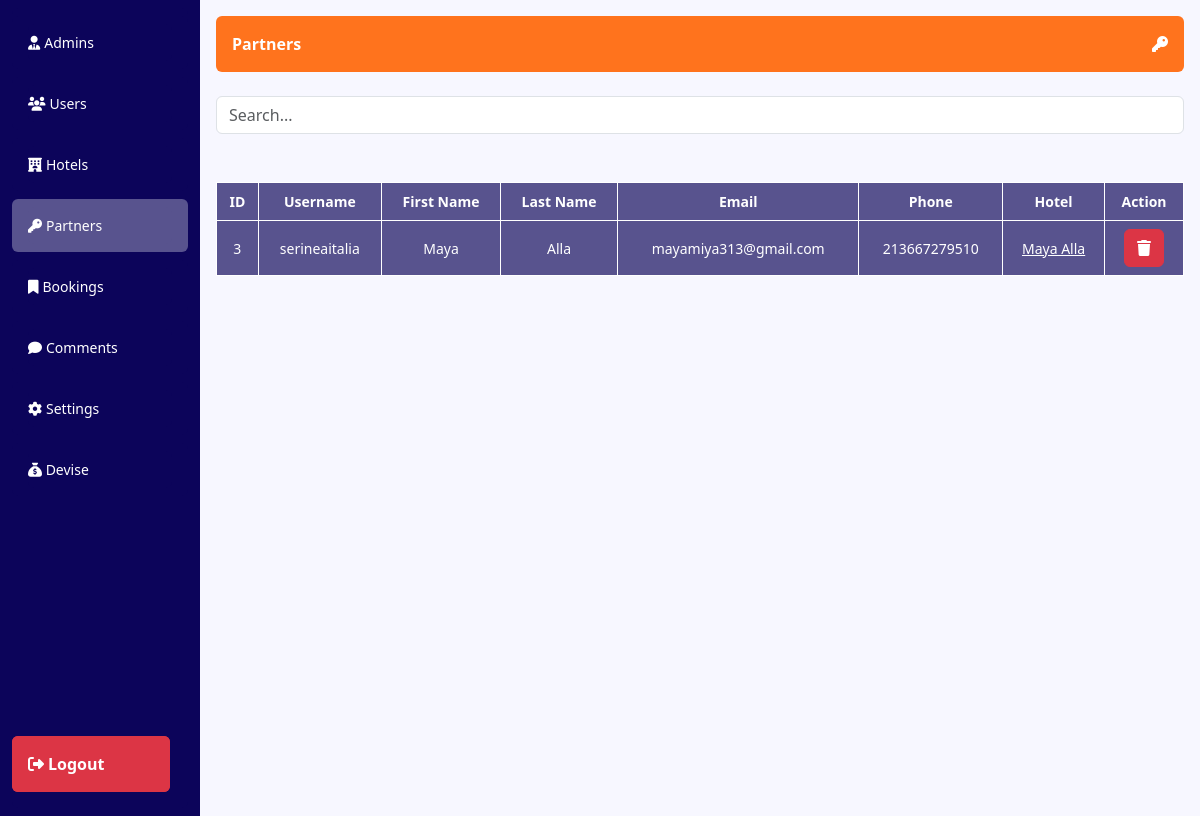
/admin/partners.php (signed in), run on the app's committed database.
### tables this page shows
CREATE TABLE `partner` (
  `id` int(11) NOT NULL,
  `first_name` varchar(255) DEFAULT NULL,
  `last_name` varchar(255) DEFAULT NULL,
  `email` varchar(255) DEFAULT NULL,
  `password` varchar(255) DEFAULT NULL,
  `username` varchar(255) DEFAULT NULL,
  `phone` varchar(255) DEFAULT NULL
);

CREATE TABLE `hotel` (
  `id` int(11) NOT NULL,
  `name` varchar(255) NOT NULL,
  `adresse` varchar(1023) NOT NULL,
  `phone` varchar(50) NOT NULL,
  `email` varchar(50) NOT NULL,
  `countries_id` int(11) NOT NULL,
  `id_state` int(11) NOT NULL,
  `nbrcomment` int(11) DEFAULT NULL,
  `nbrstar` int(11) DEFAULT NULL
);

### admin/partners.php (the view, shortened to what this page needs)
<?php
include("../db.php");
$sql = 'select * from partner';
$rslt = mysqli_query($conn, $sql);
?>
<!DOCTYPE html>
<html lang="en">
<head>
    <link href="../css/bootstrap.css" rel="stylesheet">
    <link rel="stylesheet" href="https://cdnjs.cloudflare.com/ajax/libs/font-awesome/6.5.1/css/all.min.css" />
</head>
<body>
<section>
  <div class="container-fluid">
    <div class="row" style="flex-wrap: nowrap !important">
      <div class="col-2 dash-nav  bg-info py-2" style="overflow-x:hidden !important; font-size: 14px !important">
                <ul class="list-group dash-nav-ui  bg-info text-white">
                    <form action="devise.php" method="post">
                    <li class="my-2 list-group-item bg-info text-white rounded" style="border: none !important;" ><a href="dash.php" class="list-group-item list-group-item-action bg-info text-white px-0" style="border:none !important" ><i style="margin-left:0 !important" class="mx-1 fa-solid fa-user-tie"></i><span>Admins</span></a></li>
                    <li class="my-2 list-group-item bg-info text-white rounded" style="border: none !important;" ><a href="users.php" class="list-group-item list-group-item-action bg-info text-white px-0" style="border:none !important" ><i style="margin-left:0 !important" class="mx-1 fa-solid fa-users"></i><span>Users</span></a></li>
                    <li class="my-2 list-group-item bg-info text-white rounded" style="border: none !important;" ><a href="hotels.php" class="list-group-item list-group-item-action bg-info text-white px-0" style="border:none !important" ><i style="margin-left:0 !important" class="mx-1 fa-solid fa-hotel"></i><span>Hotels</span></a></li>
                    <li class="my-2 list-group-item bg-info text-white rounded active" style="border: none !important;" ><a href="partners.php" class="list-group-item list-group-item-action bg-info text-white px-0" style="border:none !important" ><i style="margin-left:0 !important" class="mx-1 fa-solid fa-key"></i><span>Partners</span></a></li>
                    <li class="my-2 list-group-item bg-info text-white rounded" style="border: none !important;" ><a href="resrvations.php" class="list-group-item list-group-item-action bg-info text-white px-0" style="border:none !important" ><i style="margin-left:0 !important" class="mx-1 fa-solid fa-bookmark"></i><span>Bookings</span></a></li>
                    <li class="my-2 list-group-item bg-info text-white rounded" style="border: none !important;" ><a href="comment.php" class="list-group-item list-group-item-action bg-info text-white px-0" style="border:none !important" ><i style="margin-left:0 !important" class="mx-1 fa-solid fa-comment"></i><span>Comments</span></a></li>
                    <li class="my-2 list-group-item bg-info text-white rounded" style="border: none !important;" ><a href="settings.php" class="list-group-item list-group-item-action bg-info text-white px-0" style="border:none !important" ><i style="margin-left:0 !important" class="mx-1 fa-solid fa-gear"></i><span>Settings</span></a></li>
                    <li class="my-2 list-group-item bg-info text-white rounded" style="border: none !important;" ><a href="devise.php" class="list-group-item list-group-item-action bg-info text-white px-0" style="border:none !important" ><i class="fa-solid fa-sack-dollar"></i> <span>Devise</span></a></li>
                    <li class="my-2 list-group-item text-white bg-danger rounded logout p-0" style="border: none !important; margin-right:1.5rem !important" ><button name="logout" class="p-3 btn bg-danger fw-bold list-group-item list-group-item-action bg-primary text-white" style="border:none !important" ><i style="margin-left:0 !important" class="mx-1 fa-solid fa-right-from-bracket"></i><span>Logout</span></button></li>
                    </form>
                </ul>
                </div>
                <div class="col py-3 p-3 cc  text-white" style="background-color: #f7f7ff">
                <div class="d-flex mb-4 justify-content-between p-3 rounded bg-primary fw-bold text-white">
                    <span>Partners</span>
                    <span><i class="fa-solid fa-key"></i></span>
                </div>
                <div class="d-flex gap-2 mb-5">
                    <input id="search" type="text" class="form-control" placeholder="Search..." value="" >
                </div>
                <table>
                    <thead>
                        <tr>
                            <th>ID</th>
                            <th>Username</th>
                            <th>First Name</th>
                            <th>Last Name</th>
                            <th>Email</th>
                            <th>Phone</th>
                            <th>Hotel</th>
                            <th>Action</th>
                        </tr>
                    </thead>
                    <tbody>
                        <?php while($row = mysqli_fetch_assoc($rslt)){ ?>
                            <form action="partners.php" method="post">
                            <tr>
                                <td><?php echo $row['id']; ?></td>
                                <td><?php echo $row['username']; ?></td>
                                <td><?php echo $row['first_name']; ?></td>
                                <td><?php echo $row['last_name']; ?></td>
                                <td><?php echo $row['email']; ?></td>
                                <td><?php echo $row['phone']; ?></td>
                                <td><?php
                                $sqlpartnerhotel = 'select * from partnerhotel where partner_id = '.$row['id'];
                                $rsltpartnerhotel = mysqli_query($conn, $sqlpartnerhotel);
                                $rowpartnerhotel = mysqli_fetch_assoc($rsltpartnerhotel);
                                if(!$rowpartnerhotel){
                                    echo 'No hotel';
                                }else{
                                $sqlhotel = 'select * from hotel where id = '.$rowpartnerhotel['hotel_id'];
                                $rslthotel = mysqli_query($conn, $sqlhotel);
                                $rowhotel = mysqli_fetch_assoc($rslthotel);
                                $sqlcountries = 'select * from countries where countries_id = '.$rowhotel['countries_id'];
                                $rsltcountries = mysqli_query($conn, $sqlcountries);
                                $rowcountries = mysqli_fetch_assoc($rsltcountries);
                                $checkin = date('Y-m-d', strtotime('now'));
                                $checkout = date('Y-m-d', strtotime('+1 day'));
                                $adults = 1;
                                $children = 0;
                                $rooms = 1;
                                ?>
                                <a class="text-white" href="../hotel.php?hotel_id=<?php echo $rowhotel['id'] ?>&destination=<?php echo $rowcountries['name'] ?>&checkin=<?php echo $checkin ?>&checkout=<?php echo $checkout ?>&adults=<?php echo $adults ?>&children=<?php echo $children ?>&rooms=<?php echo $rooms ?>"><?php echo $rowhotel['name']; ?></a>
                                <?php
                                }
                                ?></td>
                                <td><button type="submit" class="btn btn-danger" name="delete" value="<?php echo $row['id']; ?>"><i class="fa-solid fa-trash"></i> </button></td>
                            </tr>
                            </form>
                        <?php } ?>
                        </tbody>
                </table>
                </div>
    </div>
    </div>
    </section>
</body>
</html>

### admin/partners.php (style rules this page uses)
body { background-color: #f3f3f5; }
li { transition: 0.2s background-color; }
a { transition: 0.2s background-color; }
.dash-nav-ui { height: 100vh; position: relative; flex-shrink: 0; }
.logout { position: absolute; bottom: 8px; width: 90%; }
.list-group-item-action { white-space: nowrap !important; overflow: hidden; }
.active a { background-color: #58538e !important; }
.active { background-color: #58538e !important; }
table > * { background-color: #58538e !important; text-align: center !important; width: 100% !important; }
th, td { padding: 0.5rem !important; background-color: #58538e !important; color: white !important; border: 1px white solid !important; font-size: 14px; }
table { border: 1px white solid !important; width:100%; }

### data on the page
partner: id "3", username "serineaitalia", first_name "Maya", last_name "Alla", email "mayamiya313@gmail.com", phone "213667279510", hotel.name "Maya Alla"
